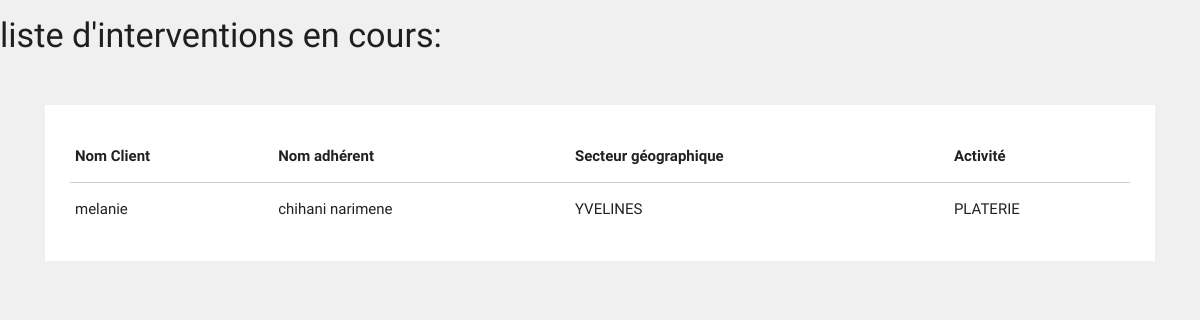
The page /SI/intervention.php on the database its author committed.
### tables this page shows
CREATE TABLE IF NOT EXISTS `contrat` (
  `id_adh` int(15) NOT NULL AUTO_INCREMENT,
  `nom_adh` text NOT NULL,
  `rais_soc` text NOT NULL,
  `adresse_adh` text NOT NULL,
  `nom_resp` text NOT NULL,
  `tel_adh` varchar(13) NOT NULL,
  `sec_adh` text NOT NULL,
  `act_adh` text NOT NULL,
  `date_deb` date NOT NULL,
  `duree_cont` text NOT NULL,
  `tarif` text NOT NULL,
  PRIMARY KEY (`id_adh`)
);

CREATE TABLE IF NOT EXISTS `appel` (
  `id_cl` int(5) NOT NULL AUTO_INCREMENT,
  `nom_cl` text NOT NULL,
  `tel_cl` text NOT NULL,
  `ville_cl` text NOT NULL,
  `date_app` date NOT NULL,
  `heure_app` time NOT NULL,
  `demande_cl` text NOT NULL,
  PRIMARY KEY (`id_cl`)
);

### SI/intervention.php (the view, shortened to what this page needs)
<!DOCTYPE html>
<html lang="en">
<head>
     <link href="fonts/material/material-icons.css" rel="stylesheet">
      <link type="text/css" rel="stylesheet" href="css/materialize.min.css"  media="screen,projection"/>
           <link href="style.css" rel="stylesheet">
      <link href="css/icons.css" rel="stylesheet">
      <link type="text/css" rel="stylesheet" href="css/materialize.min.css"  media="screen,projection"/>
</head>
<body>
              <?php
 include('connexion.php');
$result = $bdd->query("SELECT * FROM contrat , appel WHERE contrat.sec_adh = appel.ville_cl AND contrat.act_adh= appel.demande_cl");
if (!empty($result)){
    ?>
    <div>
    <h4>liste d'interventions en cours:</h4>
    </div>
     <div class="gh">
              <table class="responsive-table">
        <thead>
        <tr>
            <th data-fieled="nom_cl">Nom Client</th>
            <th data-fieled=nom_adh>Nom adhérent</th>
            <th data-fieled="sec_adh">Secteur géographique</th>
            <th data-fieled="act_adh">Activité </th>
         </tr>
        </thead>
    <?php
    $nb= $result->rowCount();
    if($nb>0){
        while($donne =$result ->fetch()){ ?>
           <tbody>
            <tr>
            <td><?php echo $donne['nom_cl'] ?></td>
            <td><?php echo $donne['nom_adh'] ?></td>
            <td><?php echo $donne['sec_adh']?></td>
            <td><?php echo $donne['act_adh'] ?></td>
               </tr>
               </tbody>
               </table>
               </div>
     <?php   }}
    else{ echo "désolé votre recherche nexiste pas";
    }
    }else{
    echo "erreur dans lexecution de la requete";
}
?>
</body>
</html>

### SI/style.css (style rules this page uses)
@media screen and (min-width:680px) { body { background-color: rgb(240,240,240) } }
@media screen and (min-width:680px) { div { margin-left: auto;margin-right: auto; } }
@media screen and (min-width:680px) { .gh { background-color:white;padding: 25px;margin-left: 45px;margin-right: 45px;margin-top: 50px;margin-bottom: 50px } }

### rows shown on the page
contrat: appel.nom_cl "melanie", nom_adh "chihani narimene", sec_adh "YVELINES", act_adh "PLATERIE"
